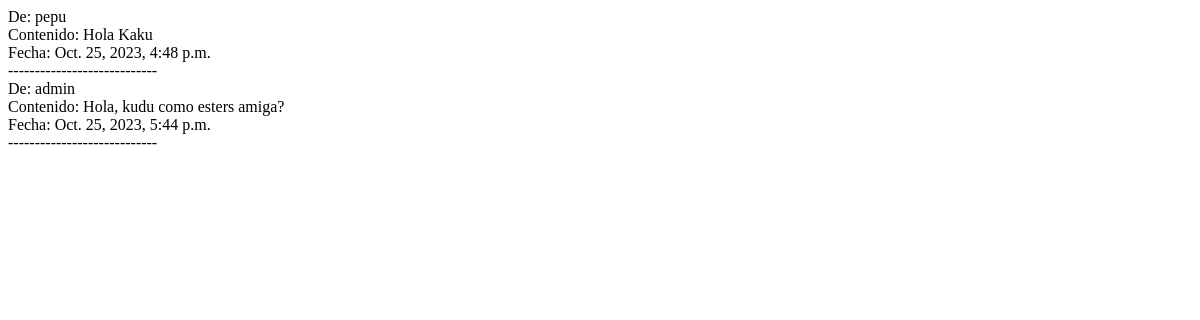
The app's page /mensajes/ver/ (signed in), older data.
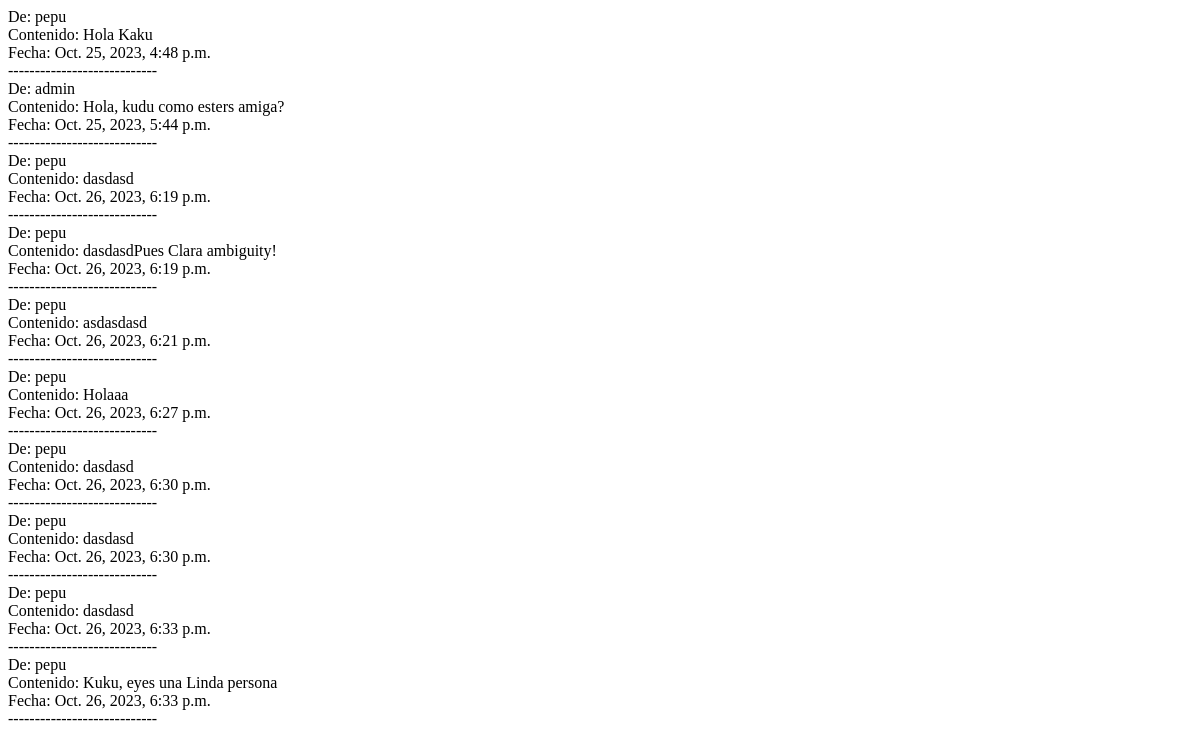
The same page, newer data.
### mensajeria/models.py (models this page shows, shortened)
class Mensaje(models.Model):
    emisor = models.ForeignKey(User, related_name='mensajes_enviados', on_delete=models.CASCADE)
    receptor = models.ForeignKey(User, related_name='mensajes_recibidos', on_delete=models.CASCADE)
    contenido = models.TextField()
    fecha_enviado = models.DateTimeField(auto_now_add=True)
    leido = models.BooleanField(default=False)
    mensaje_original = models.ForeignKey('self', null=True, blank=True, on_delete=models.SET_NULL, related_name='respuestas')

### mensajeria/views.py (the view)
# urls.py: path('ver/', views.ver_mensajes, name='ver_mensajes'),
@login_required
def ver_mensajes(request):
    mensajes = Mensaje.objects.filter(receptor=request.user)
    return render(request, 'mensajeria/ver_mensajes.html', {'mensajes': mensajes})

### mensajeria/templates/mensajeria/ver_mensajes.html
{% for mensaje in mensajes %}
<div>
  De: {{ mensaje.emisor.username }} <br />
  Contenido: {{ mensaje.contenido }} <br />
  Fecha: {{ mensaje.fecha_enviado }} <br />
  ----------------------------
</div>
{% endfor %}

Row changes from the older to the newer data that the page shows:
added Mensaje: emisor.username "pepu", contenido "dasdasd", fecha_enviado "Oct. 26, 2023, 6:19 p.m."
added Mensaje: emisor.username "pepu", contenido "dasdasdPues Clara ambiguity!", fecha_enviado "Oct. 26, 2023, 6:19 p.m."
added Mensaje: emisor.username "pepu", contenido "asdasdasd", fecha_enviado "Oct. 26, 2023, 6:21 p.m."
added Mensaje: emisor.username "pepu", contenido "Holaaa", fecha_enviado "Oct. 26, 2023, 6:27 p.m."
added Mensaje: emisor.username "pepu", contenido "dasdasd", fecha_enviado "Oct. 26, 2023, 6:30 p.m."
added Mensaje: emisor.username "pepu", contenido "dasdasd", fecha_enviado "Oct. 26, 2023, 6:30 p.m."
added Mensaje: emisor.username "pepu", contenido "dasdasd", fecha_enviado "Oct. 26, 2023, 6:33 p.m."
added Mensaje: emisor.username "pepu", contenido "Kuku, eyes una Linda persona", fecha_enviado "Oct. 26, 2023, 6:33 p.m."
